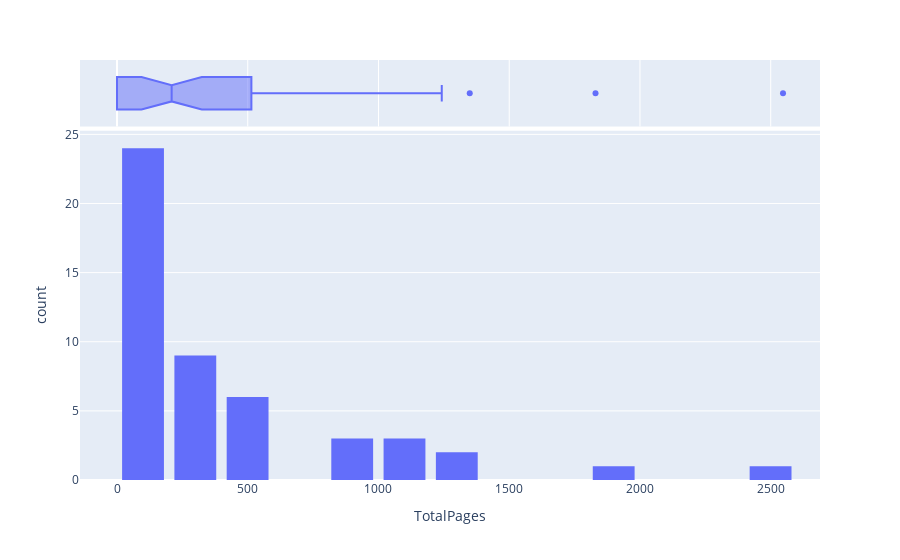

The notebook cell this image was saved under:
### Code cell
# Histogram based on Total pages
ax = px.histogram(data,x='TotalPages',marginal="box",nbins=18)
ax.update_layout(bargap=0.2)

### Figure 1 — Plotly figure (JSON) as saved in the notebook; plotly's stock layout.template omitted (floating-point values rounded to 4 significant figures)
{"data": [{"alignmentgroup": "True", "bingroup": "x", "hovertemplate": "TotalPages=%{x}<br>count=%{y}<extra></extra>", "legendgroup": "", "marker": {"color": "#636efa", "pattern": {"shape": ""}}, "name": "", "nbinsx": 18, "offsetgroup": "", "orientation": "v", "showlegend": false, "type": "histogram", "x": [178, 273, 396, 514, 514, 0, 100, 0, 96, 169, 0, 288, 477, 1199, 0, 0, 0, 361, 1242, 0, 365, 0, 0, 1009, 1060, 209, 0, 912, 0, 456, 0, 209, 473, 0, 529, 317, 98, 933, 0, 856, 0, 1830, 0, 397, 0, 1349, 100, 0, 2547], "xaxis": "x", "yaxis": "y"}, {"alignmentgroup": "True", "hovertemplate": "TotalPages=%{x}<extra></extra>", "legendgroup": "", "marker": {"color": "#636efa"}, "name": "", "notched": true, "offsetgroup": "", "showlegend": false, "type": "box", "x": [178, 273, 396, 514, 514, 0, 100, 0, 96, 169, 0, 288, 477, 1199, 0, 0, 0, 361, 1242, 0, 365, 0, 0, 1009, 1060, 209, 0, 912, 0, 456, 0, 209, 473, 0, 529, 317, 98, 933, 0, 856, 0, 1830, 0, 397, 0, 1349, 100, 0, 2547], "xaxis": "x2", "yaxis": "y2"}], "layout": {"bargap": 0.2, "barmode": "relative", "legend": {"tracegroupgap": 0}, "margin": {"t": 60}, "xaxis": {"anchor": "y", "domain": [0, 1], "title": {"text": "TotalPages"}}, "xaxis2": {"anchor": "y2", "domain": [0, 1], "matches": "x", "showgrid": true, "showticklabels": false}, "yaxis": {"anchor": "x", "domain": [0, 0.8316], "title": {"text": "count"}}, "yaxis2": {"anchor": "x2", "domain": [0.8416, 1], "matches": "y2", "showgrid": false, "showline": false, "showticklabels": false, "ticks": ""}}}
